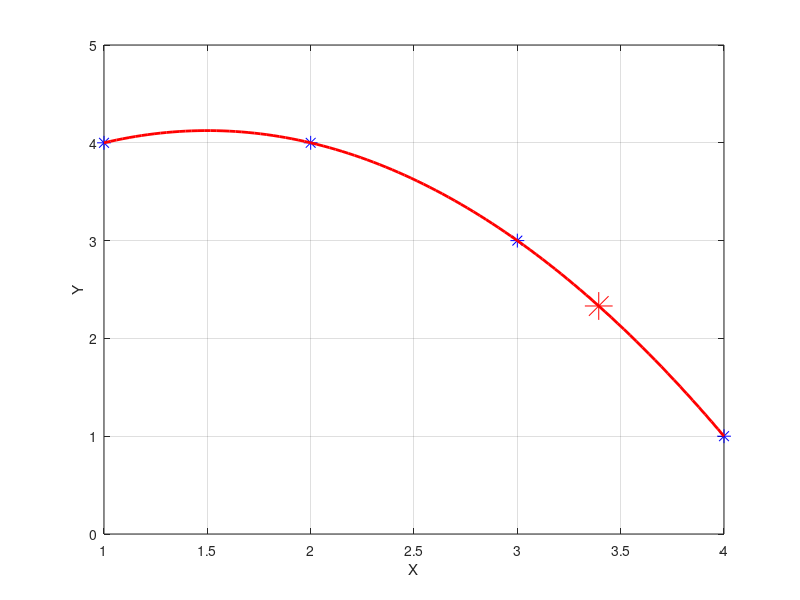

Source code (MATLAB):
clear
clc
close all


X = [1;2;3;4];

Y = [4;4;3;1];


fig = figure();
set(fig,'color','white')
set(gca,'FontSize',18)
plot(X,Y,'b*','MarkerSize',10)
grid on
xlabel('X')
ylabel('Y')

x0 = 2;


H = [ones(length(X),1),X-x0,(X-x0).^2];


Astar = inv(H'*H)*H'*Y;

Ytil = H*Astar;

Sr = sum((Y-Ytil).^2)
St = sum((Y-mean(Y)).^2)
r = sqrt((St-Sr)/St)

Xnew = linspace(1,4,100)';
Hnew = [ones(length(Xnew),1),Xnew-x0,(Xnew-x0).^2];

Ytilde = Hnew*Astar;

hold on
plot(Xnew,Ytilde,'r-','LineWidth',2)

plot(Xnew(80),Ytilde(80),'r*','MarkerSize',20)
